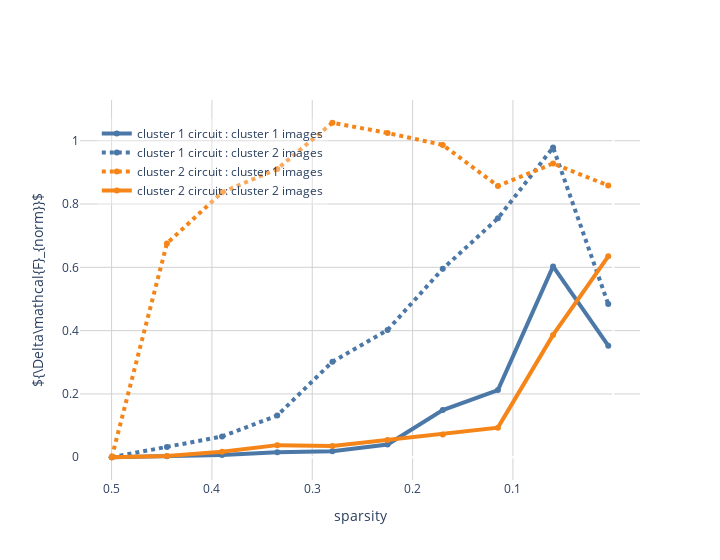

Here is the notebook cell this chart was saved with:
### Code cell
import plotly.graph_objects as go
import plotly.express as px

x_axis = model_sparsities

metric = 'avg_abs_diff'
mean_norm = True

color_dict = {
               clusters[0]+'_circuit':px.colors.qualitative.T10[0],
               clusters[1]+'_circuit':px.colors.qualitative.T10[1],
             }


fig = go.Figure()
##SET WIDTH TO 40 FOR BIG PLOT
for circuit in scores:
    for data in scores[circuit]:
        # Create and style traces
        if data.replace('_data','') == circuit.replace('_circuit',''):
            linetype = None
        else:
            linetype = 'dot'
            
        name = (circuit+' : '+data).replace('_',' ').replace('1','2').replace('0','1').replace('data','images')
        y = np.array(scores[circuit][data]['%s:%s'%(layer,0)][metric])
        if mean_norm:
            y = y/means[data]
        x = x_axis[0:len(scores[circuit][data]['%s:%s'%(layer,0)][metric])]
        fig.add_trace(go.Scatter(x=x, y=y, name=name,
                         line=dict(color=color_dict[circuit], width=4,dash=linetype)))

# Edit the layout
fig.update_layout( width = 720,
                   plot_bgcolor = 'rgba(255,255,255,1)',
                   paper_bgcolor = 'rgba(255,255,255,1)',
                   xaxis_title='sparsity',
                   yaxis_title=r'${\Delta\mathcal{F}_{norm}}$',
                  legend=dict(
                                yanchor="top",
                                y=0.95,
                                xanchor="left",
                                x=0.03,
                                bgcolor='rgba(255,255,255,0.3)'
                              )
                 )

fig.update_xaxes(autorange="reversed",gridcolor='rgb(210,210,210)',gridwidth=1)
fig.update_yaxes(gridcolor='rgb(210,210,210)',gridwidth=1)

fig.update_layout(
    xaxis = dict(
        tickmode = 'array',
        tickvals = [.5, .4, .3, .2, .1]
    )
)


fig.show()

### Figure 1 — Plotly figure (JSON) as saved in the notebook; plotly's stock layout.template omitted (floating-point values rounded to 4 significant figures)
{"data": [{"line": {"color": "#4C78A8", "width": 4}, "name": "cluster 1 circuit : cluster 1 images", "type": "scatter", "x": [0.4998, 0.4449, 0.3899, 0.3349, 0.2799, 0.2249, 0.1699, 0.115, 0.05998, 0.004999], "y": [0, 0.003411, 0.00748, 0.01547, 0.01877, 0.04034, 0.1492, 0.2121, 0.6029, 0.3526]}, {"line": {"color": "#4C78A8", "dash": "dot", "width": 4}, "name": "cluster 1 circuit : cluster 2 images", "type": "scatter", "x": [0.4998, 0.4449, 0.3899, 0.3349, 0.2799, 0.2249, 0.1699, 0.115, 0.05998, 0.004999], "y": [0, 0.0325, 0.06567, 0.1318, 0.3018, 0.4022, 0.5953, 0.7548, 0.9787, 0.484]}, {"line": {"color": "#F58518", "dash": "dot", "width": 4}, "name": "cluster 2 circuit : cluster 1 images", "type": "scatter", "x": [0.4998, 0.4449, 0.3899, 0.3349, 0.2799, 0.2249, 0.1699, 0.115, 0.05998, 0.004999], "y": [0, 0.6756, 0.8369, 0.9106, 1.057, 1.024, 0.9867, 0.857, 0.9282, 0.8584]}, {"line": {"color": "#F58518", "width": 4}, "name": "cluster 2 circuit : cluster 2 images", "type": "scatter", "x": [0.4998, 0.4449, 0.3899, 0.3349, 0.2799, 0.2249, 0.1699, 0.115, 0.05998, 0.004999], "y": [0, 0.003918, 0.01731, 0.03829, 0.03562, 0.05473, 0.07187, 0.09355, 0.3866, 0.6349]}], "layout": {"legend": {"bgcolor": "rgba(255,255,255,0.3)", "x": 0.03, "xanchor": "left", "y": 0.95, "yanchor": "top"}, "paper_bgcolor": "rgba(255,255,255,1)", "plot_bgcolor": "rgba(255,255,255,1)", "width": 720, "xaxis": {"autorange": "reversed", "gridcolor": "rgb(210,210,210)", "gridwidth": 1, "tickmode": "array", "tickvals": [0.5, 0.4, 0.3, 0.2, 0.1], "title": {"text": "sparsity"}}, "yaxis": {"gridcolor": "rgb(210,210,210)", "gridwidth": 1, "title": {"text": "${\\Delta\\mathcal{F}_{norm}}$"}}}}
